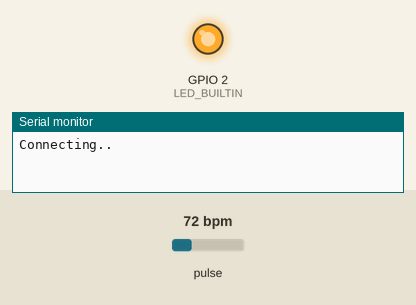
Simulated run of this sketch. Board: ESP8266 (NodeMCU). On the bench: output pins drawn as LEDs (lit = HIGH, except the on-board LED, lit = LOW), the last lines printed to the serial monitor. Dashed ring = blinking. Inputs (shaded band) come from the test bench; at power-on: pulse 72 bpm. WiFi joins after 1.5 s; servers stay silent unless stated; uploads are accepted with an empty reply.

Above: at 0.1 s.
At 2.7 s:
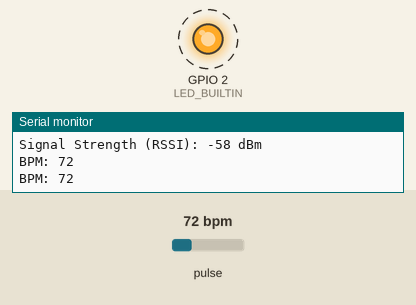
2.8 s: pulse set to 42 bpm
5.2 s: pulse set to 100 bpm
At 5.32 s:
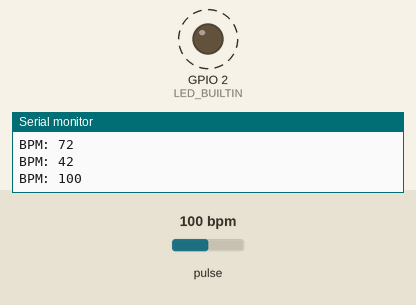
Timing chart, 0 to 14.2 s (numbered marks = the images above; inputs shaded):
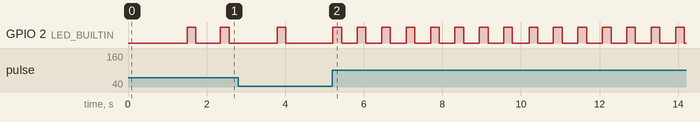

The sketch:

ESP8266-data-collector-heartdata.ino
```cpp
// (licence header left out)
#include "ESP8266WiFi.h"                  // Library to connect ESP8266 to WiFi network.
#include "ESP8266HTTPClient.h"            // Library to perform HTTP Requests.
#include "ArduinoJson.h"                  // Library to parse sensordata in JSON format.

#define USE_ARDUINO_INTERRUPTS false
#include <PulseSensorPlayground.h>

#define PULSE_PIN A0                     // Defined pin for the analog reading.

int sensordata;

// WiFi parameters to be configured
const char *ssid = "Samsoedien iPhone";   // The SSID of the connected network.
const char *password = "xagven4jwcdxx";   // The password of the connected network.

const char *httpEndpoint = "http://beautiful-data.herokuapp.com/api/users/1/heartdata";

//const char* route = "/weatherdata";
//const char* route = "/drowsydata";
const char *route = "/heartdata";

// Timer variables
unsigned long previousMillis = 0;
int intervalTimer = 10000;

const int OUTPUT_TYPE = SERIAL_PLOTTER;

const int PULSE_INPUT = A0;
const int PULSE_BLINK = LED_BUILTIN;    // Pin 13 is the on-board LED
const int PULSE_FADE = 5;
const int THRESHOLD = 550;   // Adjust this number to avoid noise when idle

byte samplesUntilReport;
const byte SAMPLES_PER_SERIAL_SAMPLE = 10;

int myBPM = 0;

PulseSensorPlayground pulseSensor;

void setup(void)
{
  Serial.begin(115200);
  Serial.println(); //Clear some garbage that may be printed to the serial console
  Serial.print("Connecting..");
  WiFi.begin(ssid, password); // Connect to WiFi

  // while wifi not connected yet, print '.'
  // then after it connected, get out of the loop
  while (WiFi.status() != WL_CONNECTED)
  {
    delay(500);
    Serial.print(".");
  }

  // Connected.
  Serial.println("Connection Successful!");

  // Access Point (SSID).
  Serial.print("SSID: ");
  Serial.println(WiFi.SSID());

  // IP adres.
  Serial.print("IP: ");
  Serial.println(WiFi.localIP());

  // Signal Strength.
  long rssi = WiFi.RSSI();
  Serial.print("Signal Strength (RSSI): ");
  Serial.print(rssi);
  Serial.println(" dBm");
  Serial.println("");

  pulseSensor.analogInput(PULSE_INPUT);
  pulseSensor.blinkOnPulse(PULSE_BLINK);
  pulseSensor.fadeOnPulse(PULSE_FADE);

  pulseSensor.setSerial(Serial);
  pulseSensor.setOutputType(OUTPUT_TYPE);
  pulseSensor.setThreshold(THRESHOLD);

  // Skip the first SAMPLES_PER_SERIAL_SAMPLE in the loop().
  samplesUntilReport = SAMPLES_PER_SERIAL_SAMPLE;
}

void loop()
{
  unsigned long currentMillis = millis();
  if (currentMillis - previousMillis >= intervalTimer && sensordata != 0)
  {
    HTTPPostRequest(sensordata);
    previousMillis = currentMillis;
  }
  sensordata = heartData();
  delay(20);
}

int heartData()
{
  if (pulseSensor.sawNewSample()) {
    if (pulseSensor.sawStartOfBeat()) {
      myBPM = pulseSensor.getBeatsPerMinute();
      Serial.print("BPM: ");
      Serial.println(myBPM);
    }
  }
  return myBPM;
}

void HTTPPostRequest(int analogVal)
{
  if (WiFi.status() == WL_CONNECTED)
  { //Check WiFi connection status

    StaticJsonBuffer<300> JSONbuffer; //Declaring static JSON buffer
    JsonObject &JSONencoder = JSONbuffer.createObject();

    JSONencoder["bpm"] = analogVal; // specify your attribute name and the sensordata it needs to send.

    char JSONmessageBuffer[300];
    JSONencoder.prettyPrintTo(JSONmessageBuffer, sizeof(JSONmessageBuffer));
    Serial.println(JSONmessageBuffer);

    HTTPClient http; //Declare object of class HTTPClient

    http.begin(httpEndpoint);                           //Specify request destination
    http.addHeader("Content-Type", "application/json"); //Specify content-type header

    int httpCode = http.POST(JSONmessageBuffer); //Send the request
    String payload = http.getString();           //Get the response payload

    Serial.println(httpCode); //Print HTTP return code
    Serial.println(payload);  //Print request response payload

    http.end(); //Close connection
  }
  else
  {
    Serial.println("Error in WiFi connection");
  }
}
```

Measured:
- after the input at 5.2 s, GPIO 2 (LED_BUILTIN): alternates HIGH for 0.22 s and LOW for 0.40 s, starting after 0.63 s
